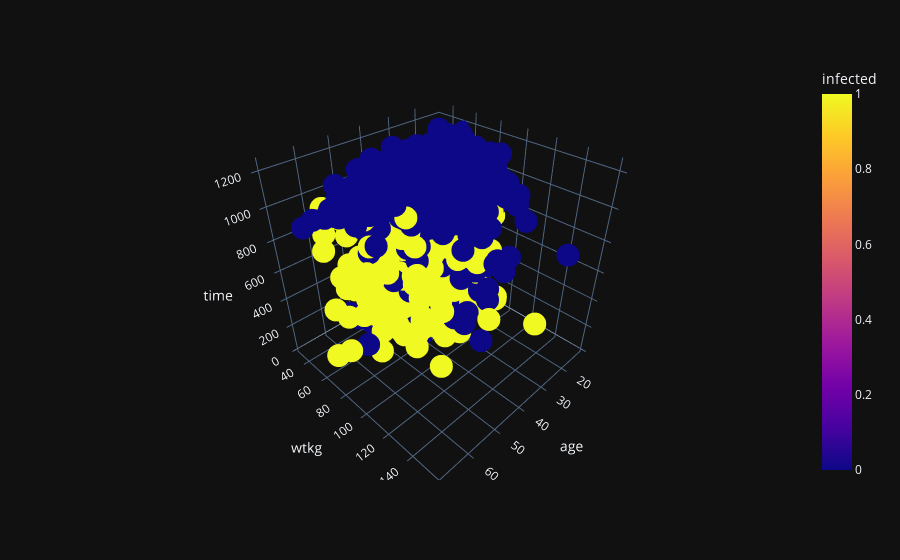

Notebook code for this chart:
### Code cell
ax = px.scatter_3d(df, x="age", y="wtkg", z="time", template= "plotly_dark", color="infected")

ax.show()

### Figure 1 — Plotly figure (JSON) as saved in the notebook; plotly's stock layout.template omitted (floating-point values rounded to 4 significant figures; data arrays with more than 128 entries replaced by an {"elided": "..."} marker saying what was removed)
{"data": [{"hovertemplate": "age=%{x}<br>wtkg=%{y}<br>time=%{z}<br>infected=%{marker.color}<extra></extra>", "legendgroup": "", "marker": {"color": {"elided": "2139 int values"}, "coloraxis": "coloraxis", "symbol": "circle"}, "mode": "markers", "name": "", "scene": "scene", "showlegend": false, "type": "scatter3d", "x": {"elided": "2139 int values"}, "y": {"elided": "2139 float values"}, "z": {"elided": "2139 int values"}}], "layout": {"coloraxis": {"colorbar": {"title": {"text": "infected"}}, "colorscale": [[0, "#0d0887"], [0.1111, "#46039f"], [0.2222, "#7201a8"], [0.3333, "#9c179e"], [0.4444, "#bd3786"], [0.5556, "#d8576b"], [0.6667, "#ed7953"], [0.7778, "#fb9f3a"], [0.8889, "#fdca26"], [1, "#f0f921"]]}, "legend": {"tracegroupgap": 0}, "margin": {"t": 60}, "scene": {"domain": {"x": [0, 1], "y": [0, 1]}, "xaxis": {"title": {"text": "age"}}, "yaxis": {"title": {"text": "wtkg"}}, "zaxis": {"title": {"text": "time"}}}}}
